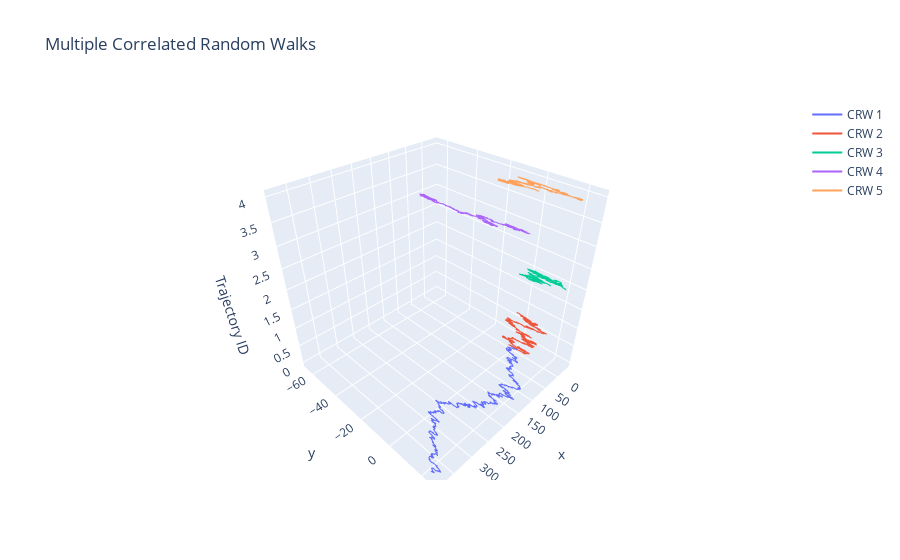

This figure's notebook cell:
### Markdown cell above
# Activity 5: Correlated Random Walk - Vec2d - N Trajectories

### Code cell
def multiple_crw(n_traj=5, n_steps=1000, scale=1.0):
    fig = go.Figure()

    for i in range(n_traj):
        pos = Vec2d(0, 0)
        trajectory = [pos.to_tuple()]
        
        for _ in range(n_steps):
            angle = cauchy.rvs(scale=scale * (i + 1))  # Diferente coeficiente de Cauchy para cada trayectoria
            step = Vec2d(1, 0).rotated(angle)
            pos += step
            trajectory.append(pos.to_tuple())

        x, y = zip(*trajectory)
        z = np.full(len(x), i)  # Usamos un valor fijo de Z para separar las trayectorias en 3D

        fig.add_trace(go.Scatter3d(x=x, y=y, z=z, mode='lines', name=f'CRW {i+1}'))

    print(f"Generadas {n_traj} trayectorias con {n_steps} pasos cada una.")
    
    fig.update_layout(title="Multiple Correlated Random Walks",
                      scene=dict(zaxis_title="Trajectory ID"),
                      showlegend=True)
    fig.show()

# Llamada de prueba
multiple_crw()

### Figure 1 — Plotly figure (JSON) as saved in the notebook; plotly's stock layout.template omitted (floating-point values rounded to 4 significant figures; data arrays with more than 128 entries replaced by an {"elided": "..."} marker saying what was removed)
{"data": [{"mode": "lines", "name": "CRW 1", "type": "scatter3d", "x": {"elided": "1001 float values"}, "y": {"elided": "1001 float values"}, "z": {"elided": "1001 int values"}}, {"mode": "lines", "name": "CRW 2", "type": "scatter3d", "x": {"elided": "1001 float values"}, "y": {"elided": "1001 float values"}, "z": {"elided": "1001 int values"}}, {"mode": "lines", "name": "CRW 3", "type": "scatter3d", "x": {"elided": "1001 float values"}, "y": {"elided": "1001 float values"}, "z": {"elided": "1001 int values"}}, {"mode": "lines", "name": "CRW 4", "type": "scatter3d", "x": {"elided": "1001 float values"}, "y": {"elided": "1001 float values"}, "z": {"elided": "1001 int values"}}, {"mode": "lines", "name": "CRW 5", "type": "scatter3d", "x": {"elided": "1001 float values"}, "y": {"elided": "1001 float values"}, "z": {"elided": "1001 int values"}}], "layout": {"scene": {"zaxis": {"title": {"text": "Trajectory ID"}}}, "showlegend": true, "title": {"text": "Multiple Correlated Random Walks"}}}
